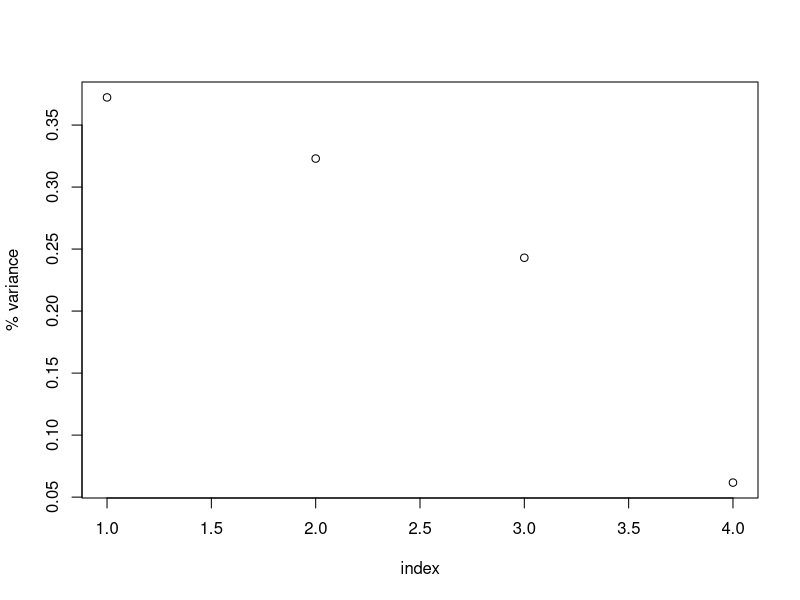
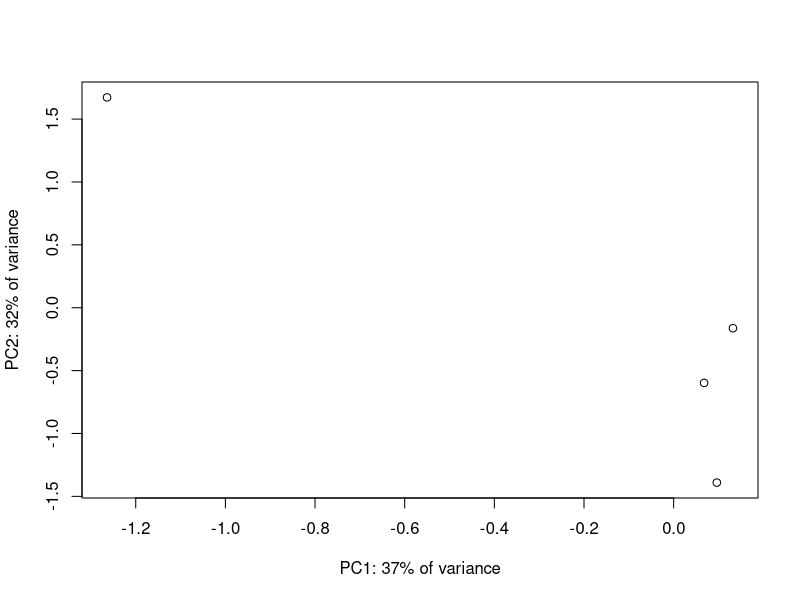

The R source for these figures, in order:
## ---- chunk 1
d = matrix(rnorm(40, 4, 5), nrow = 10, ncol = 4)
rownames(d) = paste0("Pt_", letters[1:10])
colnames(d) = paste0("Var_", 1:4)
d #a matrix with 10 observations and 4 variables
## ---- chunk 2
dctr = apply(d, 2, function(x) x - mean(x)) #mean-center the variables
dctr.std = apply(dctr, 2, function(x) x / sd(x))
## ---- chunk 3
dctr.std.c = cov(dctr.std)
dctr.std.c #same as cor matrix with unit std dev & 0 mean
all.equal(dctr.std.c, cor(dctr.std))
## ---- chunk 4
d.c.e = eigen(dctr.std.c)

pca = prcomp(dctr.std)
## ---- chunk 5

## first we look at the eigenvectors of the covariance matrix.
## each column in this matrix is an eigenvector
d.c.e$vectors

sqrt(sum(d.c.e$vectors[,1]^2)) #length of 1st eigenvector = 1
sqrt(sum(d.c.e$vectors[,2]^2)) #length of 2nd eigenvector = 1

## the dot product of any 2 eigenvectors is 0
## which means they are perpendicular to each other
d.c.e$vectors[,1] %*% d.c.e$vectors[,2]
## ---- chunk 6
## the covariance of the data * the 1st eigenvector...
dctr.std.c %*% matrix(d.c.e$vectors[,1], ncol=1)

##...equals the scale factor * the 1st eigenvector
d.c.e$values[1] * matrix(d.c.e$vectors[,1], ncol=1) 
## ---- chunk 7
#eigenvalues
d.c.e$values 

#plot the percent variance explained by each PC
perc_var <- d.c.e$values/sum(d.c.e$values)
plot(1:length(perc_var), perc_var, xlab="index", ylab="% variance")
## ---- chunk 8
## centered variables * eigenvectors
## should equal prcomp(dctr.std)$x
new.vars = dctr.std %*% d.c.e$vectors

## This works too:
## new.vars.3 = dctr.std %*% d.c.e$vectors[1:3,]
## ---- chunk 9
#all the new variables are uncorrelated (0 covariance!)
round(cov(new.vars), 3) 

var(new.vars[,1])
d.c.e$values

cov(prcomp(dctr.std)$x) #this is the same as the line above
diag(prcomp(dctr.std)$sdev^2) #this is the same as the line above

colSums(new.vars) #equal 0, so these are still 0-centered!
## ---- chunk 10
## how do we get back the original data from eigenvectors/values?
## multiply the eigenvectors by the rotated variables
all.equal(t(d.c.e$vectors %*% t(new.vars)), dctr.std)

## returns the original data
all.equal(t(d.c.e$vectors %*% t(new.vars))+ d - dctr.std, d)

## ---- chunk 11
pca = prcomp(d, center = T, scale. = T)
all.equal(pca$rotation %*% t(pca$x) , t(dctr.std))

#these are almost equal, the 1st column of pca$x is *-1 
#of the 1st column of new.vars
pca$x; new.vars

#svd on covariance matrix
dctr.c.svd = svd(dctr.std.c) 
all.equal(dctr.c.svd$d, d.c.e$values) #eigenvalues, same as d.c.e$values

#these are almost equal, one is the negative of the other
dctr.c.svd$u; d.c.e$vectors

## ---- chunk 12
plot(new.vars[1,], new.vars[2,], xlab=paste0("PC1: ", round(perc_var[1],2)*100, "% of variance"), ylab=paste0("PC2: ", round(perc_var[2],2)*100, "% of variance"))
## ---- chunk 13
x <- pca
scores <- x$x
choices=1L:2L
scale = 1
n <- NROW(scores)

lam <- x$sdev[choices]
lam <- lam * sqrt(n)
lam <- lam^scale
scores[,choices]/lam
t(t(scores[, choices])/lam) 
# samples in PC space
#divided by lambda
t(t(x$rotation[, choices]) * lam) 
#original variable directions in PC space
#multiplied by lambda

## ---- chunk 14

